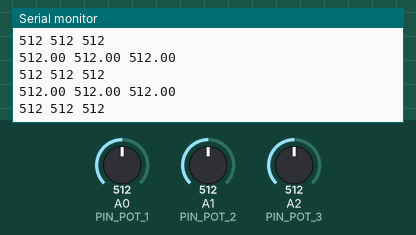
A sketch run on a simulated Arduino Uno, built with avr-gcc and run on an emulated ATmega328P. Shown: the last lines printed to the serial monitor. The inputs (shaded band) are chosen by the test bench; at power-on: A0 (PIN_POT_1) = 512, A1 (PIN_POT_2) = 512, A2 (PIN_POT_3) = 512.

Above: at 1.2 s.
1.3 s: A0 (PIN_POT_1) set to 986
At 2.2 s:
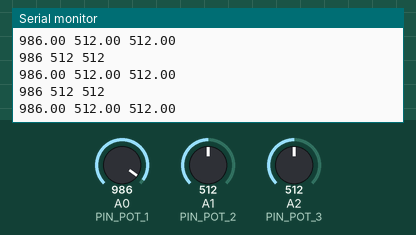
2.8 s: A0 (PIN_POT_1) set to 1009
At 3.6 s:
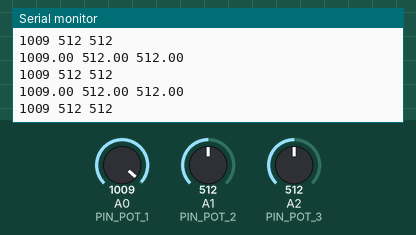
4.3 s: A1 (PIN_POT_2) set to 992
At 4.9 s:
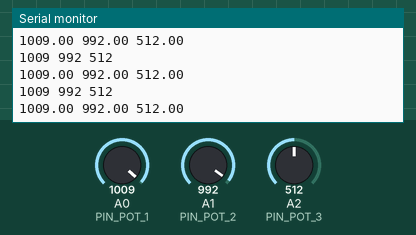
5.8 s: A1 (PIN_POT_2) set to 1015
At 6.5 s:
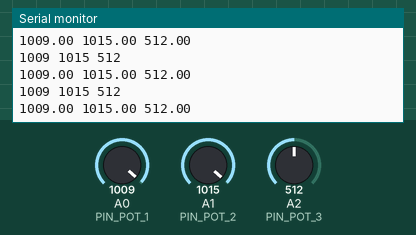
7.3 s: A2 (PIN_POT_3) set to 110
At 8.3 s:
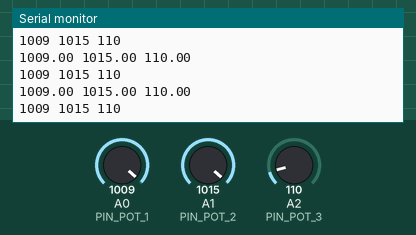
8.8 s: A2 (PIN_POT_3) set to 91
At 9.4 s:
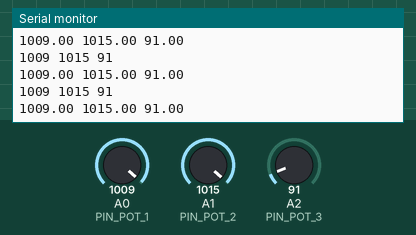
Timing chart, 0 to 11.3 s (numbered marks = the images above; inputs shaded):
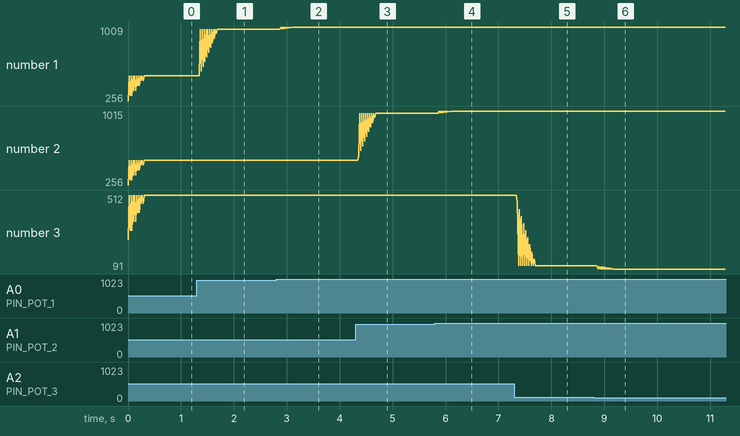

The sketch:

test_pot.ino
```cpp
#ifndef helpers_h
#define helpers_h

typedef enum servo_index
{
    base,
    whrist,
    grip,
    servo_count
} servo_index;

#endif

#ifndef Potentiometer_h
#define Potentiometer_h

//#include "Arduino.h"
//#include "helpers.h"

#define PIN_POT_1 A0
#define PIN_POT_2 A1
#define PIN_POT_3 A2
#define AVERAGE_SIZE 10

extern const int min_pot[servo_index::servo_count],
    max_pot[servo_index::servo_count],
    pins_pot[servo_index::servo_count];

class Potentiometer
{
public:
    Potentiometer();
    float *running_average_reading();

private:
    int _pot_index, _average_index;
    float _running_average[servo_count][AVERAGE_SIZE], _average_value[servo_count];
};
#endif

//#include "Potentiometer.h"

const int min_pot[servo_count] = {0, 0, 0},
          max_pot[servo_count] = {1023, 1023, 1023},
          pins_pot[servo_index::servo_count] = {PIN_POT_1, PIN_POT_2, PIN_POT_3};

float * Potentiometer::running_average_reading()
{
    for (_pot_index = 0; _pot_index != servo_index::servo_count; _pot_index++)
    {
        _average_value[_pot_index] -= _running_average[_pot_index][_average_index] / AVERAGE_SIZE;
        _running_average[_pot_index][_average_index] = analogRead(pins_pot[_pot_index]);
        _average_value[_pot_index] += _running_average[_pot_index][_average_index] / AVERAGE_SIZE;
    }
    _average_index = (_average_index + 1) % AVERAGE_SIZE;
    return _average_value;
}

Potentiometer::Potentiometer()
{
    _average_index = 0;
    for (_pot_index = 0; _pot_index != servo_index::servo_count; _pot_index++)
    {
        pinMode(pins_pot[_pot_index], INPUT);
    }
    for (_average_index = 0; _average_index != AVERAGE_SIZE; _average_index++)
    {
        Potentiometer::running_average_reading();
    }
    _average_index = 0;
}

float * reading;
Potentiometer * pot;

void setup()
{
    Serial.begin(9600);
    pot = new Potentiometer;
}

void loop()
{
    reading = pot->running_average_reading();
    Serial.print(reading[0]);
    Serial.print(F(" "));
    Serial.print(reading[1]);
    Serial.print(F(" "));
    Serial.print(reading[2]);
    Serial.print(F("\n"));
    Serial.print(analogRead(A0));
    Serial.print(F(" "));
    Serial.print(analogRead(A1));
    Serial.print(F(" "));
    Serial.print(analogRead(A2));
    Serial.print(F("\n\n"));
    delay(15);
}
```

Measured:
- after the input at 1.3 s, the serial monitor: prints a new line after 0.07 s (image 1)
- after the input at 2.8 s, the serial monitor: prints a new line after 0.07 s (image 2)
- after the input at 4.3 s, the serial monitor: prints a new line after 0.06 s (image 3)
- after the input at 5.8 s, the serial monitor: prints a new line after 0.06 s (image 4)
- after the input at 7.3 s, the serial monitor: prints a new line after 0.06 s (image 5)
- after the input at 8.8 s, the serial monitor: prints a new line after 0.06 s (image 6)
- plotted number 1: 512 → 986 after the input at 1.3 s, 986 → 1009 after the input at 2.8 s
- plotted number 2: 512 → 992 after the input at 4.3 s, 992 → 1015 after the input at 5.8 s
